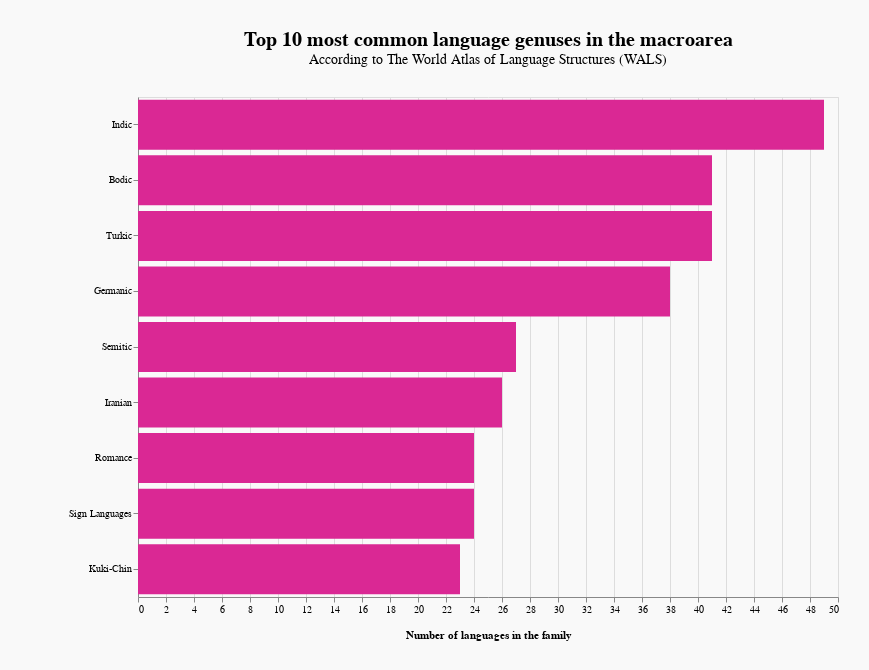

This figure's notebook cell:
### Markdown cell above
Візуалізація - топ10 найпоширеніших мовних родин на макротериторії. Основне завдання - продемонструвати найбільш використовувані мовні родинини в залежності від території.
Вона також показує кількість мов, які входять до цієї родини на обраній території(що, як я згадувала раніше,показує, що з однієї мовної сім'ї можуть виходити багато мов). 

Я також роглядала варіант показувати не лише топ10, а весь рейтинг усіх наявних на макротериторії родин, але їх дуже багато(на деяких територіях понад 100) і більшість із них важко навіть помітити порівнюючи з родинами, які в топі. Тому, щоб справді показати найпоширеніші родини і сконцентрувати увагу на них, я вирішила робити лише рейтинг топ10.
Також як альтернативу даній візуалізації я розглядала Pie Chart. Недоліком, який я знайшла, через який все ж вирішила не використовувати  Pie Chart - це те, що у деяких територій(наприклад Papunesia) одразу декілька родин є набагато меншими ніж лідери і на Pie Chart в порівнянні з першими двома родинами їх важко розрізнити.

### Code cell
dropdown = alt.binding_select(options = gen_count_all.macroarea.unique(), name = "Macroarea  ")
select_region = alt.selection_single(empty = 'none', bind = dropdown, fields = ['macroarea'], init={'macroarea': 'Eurasia'})

background_chart_gen = alt.Chart(gen_count_all).mark_bar(color='#DA2894').encode(
    y = alt.Y('genus:N',
              sort= alt.SortField('language_name', order='descending'),
              axis=alt.Axis(title="")),
    x = alt.X('language_name',
               axis=alt.Axis(title='Number of languages in the family'),),
).properties(width = 700, 
             height = 500, 
             background = '#F9F9F9',
             title = alt.TitleParams(
                        text = 'Top 10 most common language genuses in the macroarea',
                        subtitle = 'According to The World Atlas of Language Structures (WALS)'),
             padding =  {"left": 68, "top": 30, "right": 30, "bottom": 30} 
).configure_title(anchor = 'middle',
                  frame = 'group',
                  fontSize = 20,
                  offset = 30,
                  subtitleFontSize = 14
).configure_axisX(titlePadding=15,
).add_selection(select_region
).transform_filter(select_region
).transform_window(rank='rank(language_name)',
                   sort=[alt.SortField('language_name', order='descending')]
).transform_filter((alt.datum.rank < 10))

background_chart_gen

### Figure 1 — Vega-Lite specification as saved in the notebook (floating-point values rounded to 4 significant figures; data arrays with more than 128 entries replaced by an {"elided": "..."} marker saying what was removed)
{"config": {"view": {"continuousWidth": 400, "continuousHeight": 300}, "axisX": {"titlePadding": 15}, "title": {"anchor": "middle", "fontSize": 20, "frame": "group", "offset": 30, "subtitleFontSize": 14}}, "data": {"name": "data-4192052799be99c98e8e47c88a14f469"}, "mark": {"type": "bar", "color": "#DA2894"}, "background": "#F9F9F9", "encoding": {"x": {"axis": {"title": "Number of languages in the family"}, "field": "language_name", "type": "quantitative"}, "y": {"axis": {"title": ""}, "field": "genus", "sort": {"field": "language_name", "order": "descending"}, "type": "nominal"}}, "height": 500, "padding": {"left": 68, "top": 30, "right": 30, "bottom": 30}, "selection": {"selector009": {"type": "single", "empty": "none", "bind": {"input": "select", "options": ["Eurasia", "Australia", "Africa", "South America", "North America", "Papunesia"], "name": "Macroarea  "}, "fields": ["macroarea"], "init": {"macroarea": "Eurasia"}}}, "title": {"text": "Top 10 most common language genuses in the macroarea", "subtitle": "According to The World Atlas of Language Structures (WALS)"}, "transform": [{"filter": {"selection": "selector009"}}, {"window": [{"op": "rank", "field": "language_name", "as": "rank"}], "sort": [{"field": "language_name", "order": "descending"}]}, {"filter": "(datum.rank < 10)"}], "width": 700, "$schema": "https://vega.github.io/schema/vega-lite/v4.17.0.json", "datasets": {"data-4192052799be99c98e8e47c88a14f469": {"elided": "558 records"}}}
